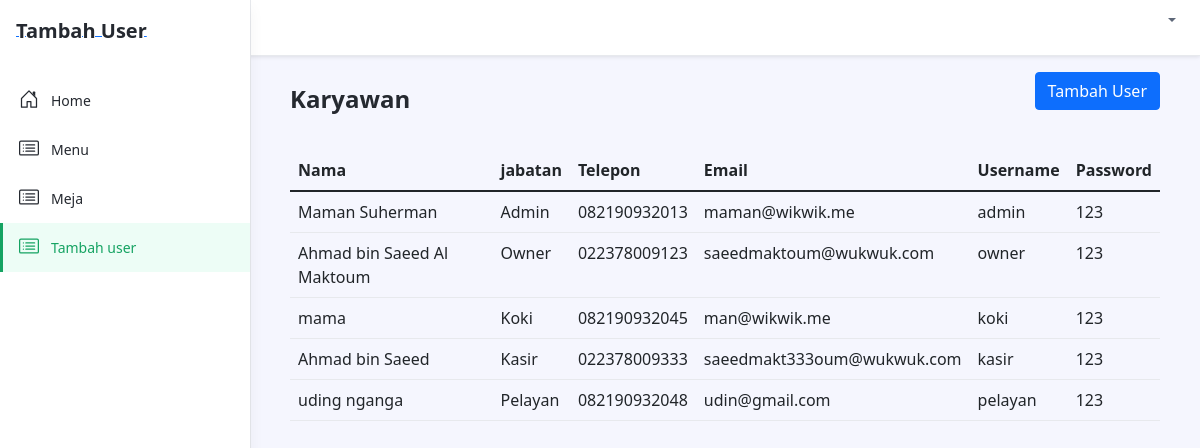
Page /karyawan.php on the committed database.
### tables this page shows
CREATE TABLE `karyawan` (
  `id_karyawan` int(11) NOT NULL,
  `nama` varchar(50) NOT NULL,
  `id_jabatan` int(11) NOT NULL,
  `no_telp` varchar(15) NOT NULL,
  `email` varchar(50) NOT NULL,
  `username` varchar(25) NOT NULL,
  `password` varchar(25) NOT NULL
);

CREATE TABLE `id_jabatan` (
  `id_jabatan` int(11) NOT NULL,
  `jabatan` varchar(50) NOT NULL
);

### karyawan.php (the view, shortened to what this page needs)
<?php
include 'config/koneksi.php';
$orderQuery = "SELECT karyawan.id_karyawan, karyawan.nama, id_jabatan.jabatan, karyawan.no_telp, karyawan.email, karyawan.username, karyawan.password
        FROM karyawan
        JOIN id_jabatan ON karyawan.id_jabatan = id_jabatan.id_jabatan";
$orderResult = $conn->query($orderQuery);
?>
<!DOCTYPE html>
<html lang="en">
<head>
    <link id="theme-style" rel="stylesheet" href="assets/css/portal.css">
    <link href="https://cdn.jsdelivr.net/npm/bootstrap@5.1.3/dist/css/bootstrap.min.css" rel="stylesheet">
</head>
<body class="app">
    <header class="app-header fixed-top">
        <div class="app-header-inner">
            <div class="container-fluid py-2">
                <div class="app-header-content">
                    <div class="row justify-content-between align-items-center">
                        <div class="app-utilities col-auto">
                            <div class="app-utility-item app-user-dropdown dropdown">
								<a class="dropdown-toggle" id="user-dropdown-toggle" data-bs-toggle="dropdown" href="#" role="button" aria-expanded="false">
								</a>
							</div>
                        </div>
                    </div>
                </div>
            </div>
        </div>
        <div id="app-sidepanel" class="app-sidepanel">
            <div class="sidepanel-inner d-flex flex-column">
                <div class="app-branding">
                    <a class="app-logo" href="admin_dashboard.php"><span class="logo-text">Tambah User</span></a>
                </div>
                <nav id="app-nav-main" class="app-nav app-nav-main flex-grow-1">
                    <ul class="app-menu list-unstyled accordion" id="menu-accordion">
                        <li class="nav-item">
                            <a class="nav-link " href="admin_dashboard.php">
                                <span class="nav-icon">
                                </span>
                                <span class="nav-link-text">Home</span>
                            </a>
                        </li>
                        <li class="nav-item">
                            <a class="nav-link " href="menu.php">
                                <span class="nav-icon">
                                </span>
                                <span class="nav-link-text">Menu</span>
                            </a>
                        </li>
                        <li class="nav-item">
                            <a class="nav-link" href="meja.php">
                                <span class="nav-icon">
                                </span>
                                <span class="nav-link-text">Meja</span>
                            </a>
                        </li>
                        <li class="nav-item ">
                            <a class="nav-link active" href="karyawan.php">
                                <span class="nav-icon">
                                </span>
                                <span class="nav-link-text">Tambah user</span>
                            </a>
                        </li>
                    </ul>
                </nav>
            </div>
        </div>
    </header>
    <div class="app-wrapper">
        <div class="app-content pt-3 p-md-3 p-lg-3">
            <div class="container-xl">
                <div class="row g-3 mb-4 align-items-center justify-content-between">
                    <div class="col-auto">
                        <h1 class="app-page-title mb-0">Karyawan</h1>
                    </div>
                    <div class="col-auto">
                        <div class="page-utilities">
                            <div class="row g-2 justify-content-start justify-content-md-end align-items-center">
                                <div class="col-auto">
                                    <button class="btn btn-primary mb-3" data-bs-toggle="modal" data-bs-target="#tambahUserModal">Tambah User</button>
                                </div>
                            </div>
                        </div>
                    </div>
                </div>
                <table class="table">
                    <thead>
                        <tr>
                            <th>Nama </th>
                            <th>jabatan</th>
                            <th>Telepon</th>
                            <th>Email</th>
                            <th>Username</th>
                            <th>Password</th>
                        </tr>
                    </thead>
                    <tbody>
                        <?php while ($row = $orderResult->fetch_assoc()) : ?>
                            <tr>
                                <td><?= $row['nama']; ?></td>
                                <td><?= $row['jabatan']; ?></td>
                                <td><?= $row['no_telp']; ?></td>
                                <td><?= $row['email']; ?></td>
                                <td><?= $row['username']; ?></td>
                                <td><?= $row['password']; ?></td>
                            </tr>
                        <?php endwhile; ?>
                    </tbody>
                </table>
            </div>
        </div>
    </div>
</body>
</html>

### rows in the picture
karyawan: nama "Maman Suherman", id_jabatan.jabatan "Admin", no_telp "082190932013", email "maman@wikwik.me", username "admin", password "123"
karyawan: nama "Ahmad bin Saeed Al Maktoum", id_jabatan.jabatan "Owner", no_telp "022378009123", email "saeedmaktoum@wukwuk.com", username "owner", password "123"
karyawan: nama "mama", id_jabatan.jabatan "Koki", no_telp "082190932045", email "man@wikwik.me", username "koki", password "123"
karyawan: nama "Ahmad bin Saeed", id_jabatan.jabatan "Kasir", no_telp "022378009333", email "saeedmakt333oum@wukwuk.com", username "kasir", password "123"
karyawan: nama "uding nganga", id_jabatan.jabatan "Pelayan", no_telp "082190932048", email "udin@gmail.com", username "pelayan", password "123"
